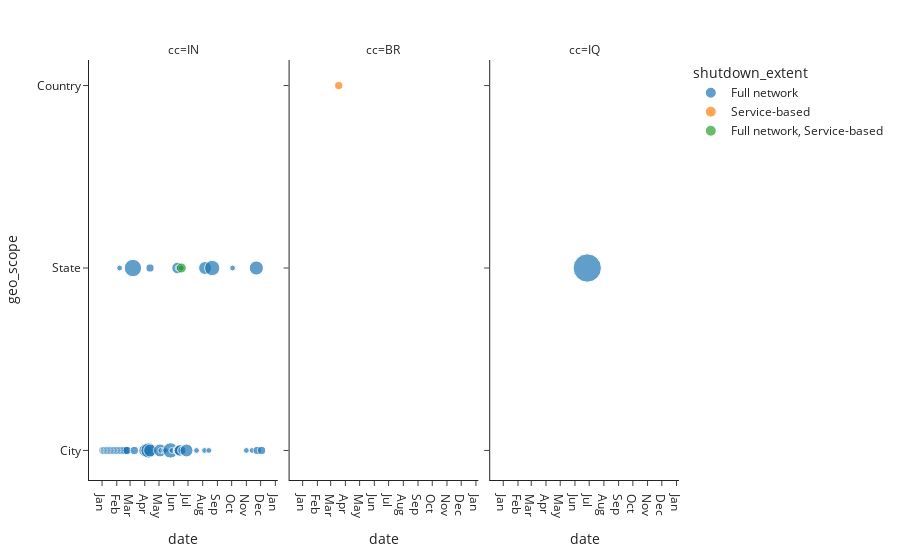

The cell this chart's notebook holds for it:
### Code cell
plot_graph(df2)

### Figure 1 — Plotly figure (JSON) as saved in the notebook; plotly's stock layout.template omitted (floating-point values rounded to 4 significant figures)
{"data": [{"customdata": [[2], [0], [2], [1], [2], [2], [2], [2], [2], [2], [0], [2], [0], [2], [2], [2], [1], [2], [2], [2], [2], [2], [2], [0], [9], [2], [0], [0], [5], [2], [7], [5], [2], [0], [5], [1], [0], [0], [1], [0], [1], [7], [0], [0], [0], [1], [1], [4], [0], [2], [3], [1], [3], [3], [4], [1], [1], [1], [2], [5], [1], [1], [5], [0], [1], [7], [0], [1], [0], [0], [1], [1], [6], [2], [2], [0]], "hovertemplate": "shutdown_extent=Full network<br>cc=IN<br>date=%{x}<br>geo_scope=%{y}<br>duration=%{customdata[0]}<extra></extra>", "legendgroup": "Full network", "marker": {"color": "#1F77B4", "size": [2, 0, 2, 1, 2, 2, 2, 2, 2, 2, 0, 2, 0, 2, 2, 2, 1, 2, 2, 2, 2, 2, 2, 0, 9, 2, 0, 0, 5, 2, 7, 5, 2, 0, 5, 1, 0, 0, 1, 0, 1, 7, 0, 0, 0, 1, 1, 4, 0, 2, 3, 1, 3, 3, 4, 1, 1, 1, 2, 5, 1, 1, 5, 0, 1, 7, 0, 1, 0, 0, 1, 1, 6, 2, 2, 0], "sizemode": "area", "sizeref": 0.06, "symbol": "circle"}, "mode": "markers", "name": "Full network", "orientation": "v", "showlegend": true, "type": "scatter", "x": ["2022-01-03T00:00:00", "2022-01-05T00:00:00", "2022-01-06T00:00:00", "2022-01-09T00:00:00", "2022-01-09T00:00:00", "2022-01-12T00:00:00", "2022-01-15T00:00:00", "2022-01-18T00:00:00", "2022-01-21T00:00:00", "2022-01-24T00:00:00", "2022-01-26T00:00:00", "2022-01-27T00:00:00", "2022-01-30T00:00:00", "2022-01-30T00:00:00", "2022-02-02T00:00:00", "2022-02-05T00:00:00", "2022-02-07T00:00:00", "2022-02-08T00:00:00", "2022-02-11T00:00:00", "2022-02-14T00:00:00", "2022-02-17T00:00:00", "2022-02-20T00:00:00", "2022-02-23T00:00:00", "2022-02-25T00:00:00", "2022-03-07T00:00:00", "2022-03-10T00:00:00", "2022-03-16T00:00:00", "2022-04-01T00:00:00", "2022-04-02T00:00:00", "2022-04-09T00:00:00", "2022-04-09T00:00:00", "2022-04-12T00:00:00", "2022-04-12T00:00:00", "2022-04-30T00:00:00", "2022-05-03T00:00:00", "2022-05-05T00:00:00", "2022-05-10T00:00:00", "2022-05-11T00:00:00", "2022-05-11T00:00:00", "2022-05-12T00:00:00", "2022-05-15T00:00:00", "2022-05-25T00:00:00", "2022-05-25T00:00:00", "2022-05-26T00:00:00", "2022-05-27T00:00:00", "2022-05-28T00:00:00", "2022-06-09T00:00:00", "2022-06-09T00:00:00", "2022-06-10T00:00:00", "2022-06-10T00:00:00", "2022-06-10T00:00:00", "2022-06-10T00:00:00", "2022-06-11T00:00:00", "2022-06-13T00:00:00", "2022-06-14T00:00:00", "2022-06-16T00:00:00", "2022-06-17T00:00:00", "2022-06-17T00:00:00", "2022-06-18T00:00:00", "2022-06-28T00:00:00", "2022-07-19T00:00:00", "2022-08-05T00:00:00", "2022-08-06T00:00:00", "2022-08-07T00:00:00", "2022-08-14T00:00:00", "2022-08-21T00:00:00", "2022-09-09T00:00:00", "2022-10-03T00:00:00", "2022-10-10T00:00:00", "2022-10-11T00:00:00", "2022-11-01T00:00:00", "2022-11-13T00:00:00", "2022-11-22T00:00:00", "2022-11-24T00:00:00", "2022-12-03T00:00:00", "2022-12-11T00:00:00"], "xaxis": "x", "y": ["City", "City", "City", "City", "City", "City", "City", "City", "City", "City", "State", "City", "City", "City", "City", "City", "State", "City", "City", "City", "City", "City", "City", "City", "State", "City", "City", "City", "City", "City", "City", "City", "State", "City", "City", "City", "City", "City", "City", "City", "City", "City", "State", "City", "City", "City", "City", "State", "City", "City", "City", "State", "City", "City", "City", "City", "City", "State", "City", "City", "City", "City", "State", "City", "City", "State", "City", "State", "City", "City", "City", "City", "State", "City", "City", "State"], "yaxis": "y"}, {"customdata": [[24]], "hovertemplate": "shutdown_extent=Full network<br>cc=IQ<br>date=%{x}<br>geo_scope=%{y}<br>duration=%{customdata[0]}<extra></extra>", "legendgroup": "Full network", "marker": {"color": "#1F77B4", "size": [24], "sizemode": "area", "sizeref": 0.06, "symbol": "circle"}, "mode": "markers", "name": "Full network", "orientation": "v", "showlegend": false, "type": "scatter", "x": ["2022-06-27T00:00:00"], "xaxis": "x3", "y": ["State"], "yaxis": "y3"}, {"customdata": [[2]], "hovertemplate": "shutdown_extent=Service-based<br>cc=BR<br>date=%{x}<br>geo_scope=%{y}<br>duration=%{customdata[0]}<extra></extra>", "legendgroup": "Service-based", "marker": {"color": "#FF7F0E", "size": [2], "sizemode": "area", "sizeref": 0.06, "symbol": "circle"}, "mode": "markers", "name": "Service-based", "orientation": "v", "showlegend": true, "type": "scatter", "x": ["2022-03-18T00:00:00"], "xaxis": "x2", "y": ["Country"], "yaxis": "y2"}, {"customdata": [[3]], "hovertemplate": "shutdown_extent=Full network, Service-based<br>cc=IN<br>date=%{x}<br>geo_scope=%{y}<br>duration=%{customdata[0]}<extra></extra>", "legendgroup": "Full network, Service-based", "marker": {"color": "#2CA02C", "size": [3], "sizemode": "area", "sizeref": 0.06, "symbol": "circle"}, "mode": "markers", "name": "Full network, Service-based", "orientation": "v", "showlegend": true, "type": "scatter", "x": ["2022-06-17T00:00:00"], "xaxis": "x", "y": ["State"], "yaxis": "y"}], "layout": {"annotations": [{"font": {}, "showarrow": false, "text": "cc=IN", "x": 0.16, "xanchor": "center", "xref": "paper", "y": 1, "yanchor": "bottom", "yref": "paper"}, {"font": {}, "showarrow": false, "text": "cc=BR", "x": 0.5, "xanchor": "center", "xref": "paper", "y": 1, "yanchor": "bottom", "yref": "paper"}, {"font": {}, "showarrow": false, "text": "cc=IQ", "x": 0.84, "xanchor": "center", "xref": "paper", "y": 1, "yanchor": "bottom", "yref": "paper"}], "autosize": true, "legend": {"itemsizing": "constant", "title": {"text": "shutdown_extent"}, "tracegroupgap": 0}, "margin": {"t": 60}, "xaxis": {"anchor": "y", "autorange": true, "domain": [0, 0.32], "dtick": "M1", "range": ["2021-12-05 20:40:49.1758", "2023-01-05 06:29:19.9584"], "showgrid": false, "tickformat": "%b", "title": {"text": "date"}, "type": "date"}, "xaxis2": {"anchor": "y2", "autorange": true, "domain": [0.34, 0.66], "dtick": "M1", "matches": "x", "range": ["2021-12-05 20:40:49.1758", "2023-01-05 06:29:19.9584"], "showgrid": false, "tickformat": "%b", "title": {"text": "date"}, "type": "date"}, "xaxis3": {"anchor": "y3", "autorange": true, "domain": [0.68, 1.0], "dtick": "M1", "matches": "x", "range": ["2021-12-05 20:40:49.1758", "2023-01-05 06:29:19.9584"], "showgrid": false, "tickformat": "%b", "title": {"text": "date"}, "type": "date"}, "yaxis": {"anchor": "x", "autorange": true, "domain": [0, 1], "range": [-0.2114, 2.168], "title": {"text": "geo_scope"}, "type": "category"}, "yaxis2": {"anchor": "x2", "autorange": true, "domain": [0, 1], "matches": "y", "range": [-0.2114, 2.168], "showticklabels": false, "type": "category"}, "yaxis3": {"anchor": "x3", "autorange": true, "domain": [0, 1], "matches": "y", "range": [-0.2114, 2.168], "showticklabels": false, "type": "category"}}}
